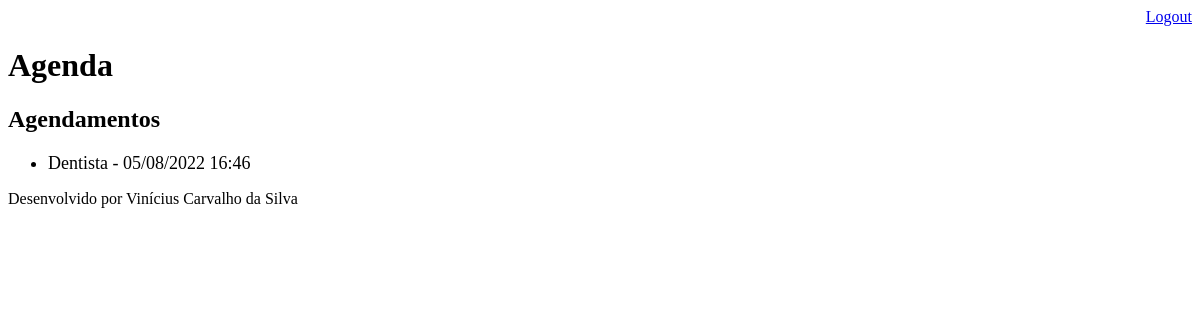
/agenda/ (signed in), run on an earlier commit of the app's database.
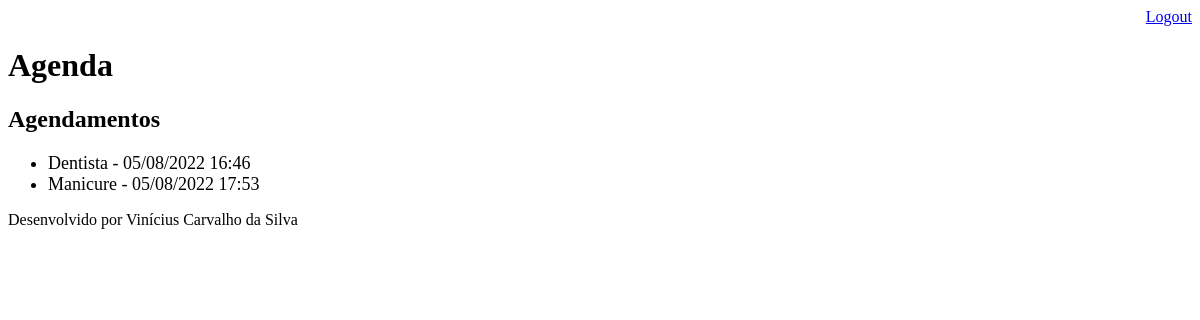
And on a later commit of the database.
### core/models.py (models this page shows, shortened)
class Evento(models.Model):
    titulo = models.CharField(max_length=100)
    descricao = models.TextField(blank=True, null=True)
    data_evento = models.DateTimeField(verbose_name = "Data do Evento")
    data_criacao = models.DateTimeField(auto_now=True)
    usuario = models.ForeignKey(User, on_delete=models.CASCADE)
    class Meta:
        db_table = "evento"
    def get_data_evento(self):
        return self.data_evento.strftime('%d/%m/%Y %H:%M')

### core/views.py (the view)
# urls.py: path('agenda/', views.lista_eventos),
@login_required(login_url='/login/')
def lista_eventos(request):
    user = request.user
    evento = Evento.objects.filter(usuario = user)
    dados = {'eventos': evento}
    return render(request, 'agenda.html', dados)

### templates/agenda.html
{% extends "model-page.html" %}
{% block content %}
    <h2>Agendamentos</h2>
    <ul>
        {% for evento in eventos %}
            <li style="font-size: 18px">{{evento.titulo}} - {{evento.get_data_evento}}</li>
        {% endfor %}
    </ul>
{% endblock %}

### templates/model-page.html
<!DOCTYPE html>
<html lang="en">
<head>
  {% include "model-header.html" %}
</head>
<body>
    {% block content %} {% endblock %}
    {% include "model-footer.html" %}
</body>
</html>

### templates/model-header.html (shortened to what this page needs)
<head>
    <div align="right">
        <a href="/logout">Logout</a>
    </div>
    <h1>Agenda</h1>
</head>

### templates/model-footer.html
<p>Desenvolvido por Vinícius Carvalho da Silva</p>

What changed in the data, as far as the page shows it:
added Evento: titulo "Manicure", get_data_evento "05/08/2022 17:53"
